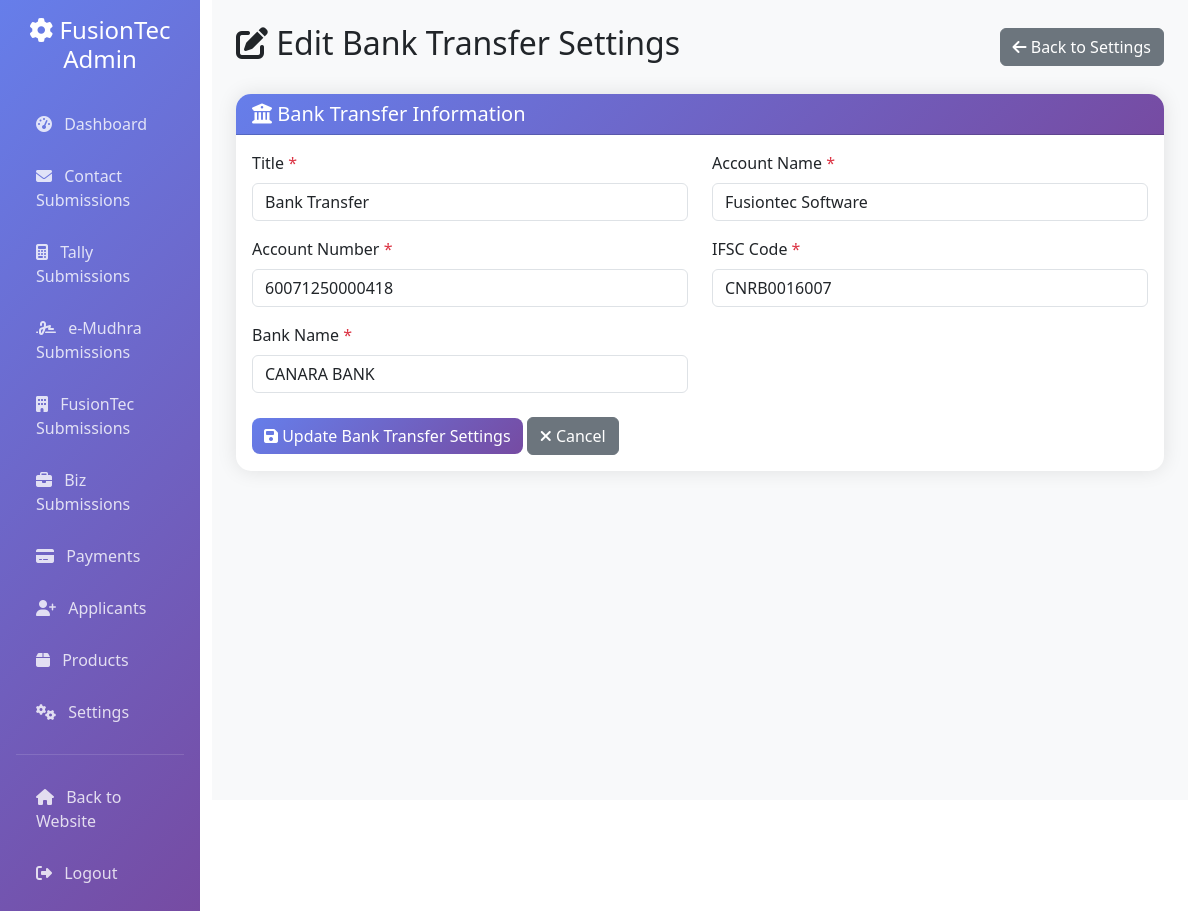
The page /admin-settings/bank/1/edit/ (signed in) on the database its author committed.
### products/models.py (models this page shows, shortened)
class BankTransferInfo(models.Model):
    title = models.CharField(max_length=100, default="Bank Transfer")
    account_name = models.CharField(max_length=100)
    account_number = models.CharField(max_length=30)
    ifsc_code = models.CharField(max_length=20)
    bank_name = models.CharField(max_length=100)

### products/views.py (the view, shortened to what this page needs)
# urls.py: path('admin-settings/bank/<int:info_id>/edit/', views.edit_bank_info, name='edit_bank_info'),
@login_required
def edit_bank_info(request, info_id):
    bank_info = get_object_or_404(BankTransferInfo, id=info_id)
    context = {
        'bank_info': bank_info,
    }
    return render(request, 'products/admin/edit_bank_info.html', context)

### products/templates/products/admin/edit_bank_info.html (shortened to what this page needs)
{% extends 'products/admin/base.html' %}
{% block content %}
<div class="row">
    <div class="col-12">
        <div class="d-flex justify-content-between align-items-center mb-4">
            <h2><i class="fas fa-edit"></i> Edit Bank Transfer Settings</h2>
            <a href="{% url 'custom_admin_settings' %}" class="btn btn-secondary">
                <i class="fas fa-arrow-left"></i> Back to Settings
            </a>
        </div>
    </div>
</div>
<div class="row">
    <div class="col-12">
        <div class="card">
            <div class="card-header">
                <h5 class="mb-0"><i class="fas fa-university"></i> Bank Transfer Information</h5>
            </div>
            <div class="card-body">
                <form method="POST" enctype="multipart/form-data">
                    <div class="row">
                        <div class="col-md-6">
                            <div class="form-group">
                                <label for="title" class="form-label">Title <span class="text-danger">*</span></label>
                                <input type="text" class="form-control" id="title" name="title"
                                       value="{{ bank_info.title }}" required>
                            </div>
                        </div>
                        <div class="col-md-6">
                            <div class="form-group">
                                <label for="account_name" class="form-label">Account Name <span class="text-danger">*</span></label>
                                <input type="text" class="form-control" id="account_name" name="account_name"
                                       value="{{ bank_info.account_name }}" required>
                            </div>
                        </div>
                    </div>
                    <div class="row mt-3">
                        <div class="col-md-6">
                            <div class="form-group">
                                <label for="account_number" class="form-label">Account Number <span class="text-danger">*</span></label>
                                <input type="text" class="form-control" id="account_number" name="account_number"
                                       value="{{ bank_info.account_number }}" required>
                            </div>
                        </div>
                        <div class="col-md-6">
                            <div class="form-group">
                                <label for="ifsc_code" class="form-label">IFSC Code <span class="text-danger">*</span></label>
                                <input type="text" class="form-control" id="ifsc_code" name="ifsc_code"
                                       value="{{ bank_info.ifsc_code }}" required>
                            </div>
                        </div>
                    </div>
                    <div class="row mt-3">
                        <div class="col-md-6">
                            <div class="form-group">
                                <label for="bank_name" class="form-label">Bank Name <span class="text-danger">*</span></label>
                                <input type="text" class="form-control" id="bank_name" name="bank_name"
                                       value="{{ bank_info.bank_name }}" required>
                            </div>
                        </div>
                    </div>
                    <div class="row mt-4">
                        <div class="col-12">
                            <button type="submit" class="btn btn-primary">
                                <i class="fas fa-save"></i> Update Bank Transfer Settings
                            </button>
                            <a href="{% url 'custom_admin_settings' %}" class="btn btn-secondary">
                                <i class="fas fa-times"></i> Cancel
                            </a>
                        </div>
                    </div>
                </form>
            </div>
        </div>
    </div>
</div>
{% endblock %}

### products/templates/products/admin/base.html (style rules this page uses)
.card { border: none; border-radius: 15px; box-shadow: 0 0 20px rgba(0,0,0,0.1); }
.card-header { background: linear-gradient(135deg, #667eea 0%, #764ba2 100%); color: white; border-radius: 15px 15px 0 0 !important; }
.btn-primary { background: linear-gradient(135deg, #667eea 0%, #764ba2 100%); border: none; border-radius: 8px; }

### rows shown on the page
BankTransferInfo: title "Bank Transfer", account_name "Fusiontec Software", account_number "60071250000418", ifsc_code "CNRB0016007", bank_name "CANARA BANK"
